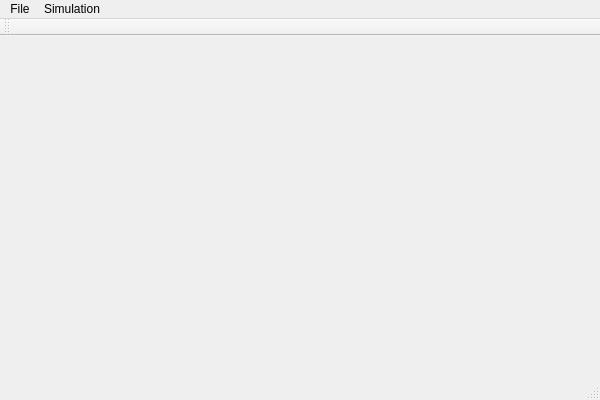
<?xml version="1.0" encoding="UTF-8"?>
<ui version="4.0">
 <class>MainWindowClass</class>
 <widget class="QMainWindow" name="MainWindowClass">
  <property name="geometry">
   <rect>
    <x>0</x>
    <y>0</y>
    <width>600</width>
    <height>400</height>
   </rect>
  </property>
  <property name="windowTitle">
   <string>MainWindow</string>
  </property>
  <widget class="QWidget" name="centralWidget"/>
  <widget class="QMenuBar" name="menuBar">
   <property name="geometry">
    <rect>
     <x>0</x>
     <y>0</y>
     <width>600</width>
     <height>21</height>
    </rect>
   </property>
   <widget class="QMenu" name="menuFile">
    <property name="title">
     <string>File</string>
    </property>
    <addaction name="actionNew"/>
    <addaction name="actionOpen"/>
    <addaction name="actionSave"/>
    <addaction name="separator"/>
    <addaction name="actionExit"/>
   </widget>
   <widget class="QMenu" name="menuSimulation">
    <property name="title">
     <string>Simulation</string>
    </property>
    <addaction name="actionRun"/>
    <addaction name="actionStop"/>
   </widget>
   <addaction name="menuFile"/>
   <addaction name="menuSimulation"/>
  </widget>
  <widget class="QToolBar" name="mainToolBar">
   <attribute name="toolBarArea">
    <enum>TopToolBarArea</enum>
   </attribute>
   <attribute name="toolBarBreak">
    <bool>false</bool>
   </attribute>
  </widget>
  <widget class="QStatusBar" name="statusBar"/>
  <action name="actionExit">
   <property name="text">
    <string>Exit</string>
   </property>
  </action>
  <action name="actionNew">
   <property name="text">
    <string>New</string>
   </property>
  </action>
  <action name="actionRun">
   <property name="text">
    <string>Run</string>
   </property>
  </action>
  <action name="actionStop">
   <property name="text">
    <string>Stop</string>
   </property>
  </action>
  <action name="actionOpen">
   <property name="text">
    <string>Open</string>
   </property>
  </action>
  <action name="actionSave">
   <property name="text">
    <string>Save</string>
   </property>
  </action>
 </widget>
 <layoutdefault spacing="6" margin="11"/>
 <resources>
  <include location="MainWindow.qrc"/>
 </resources>
 <connections/>
</ui>
